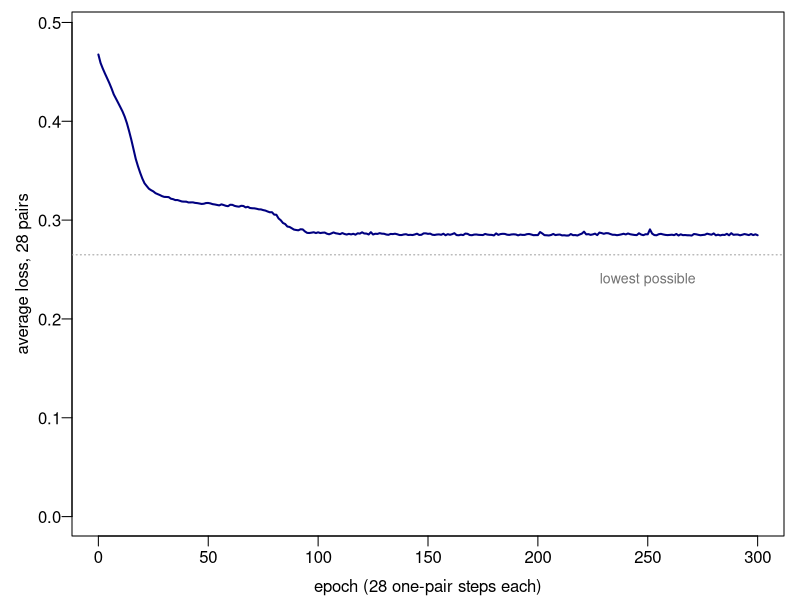
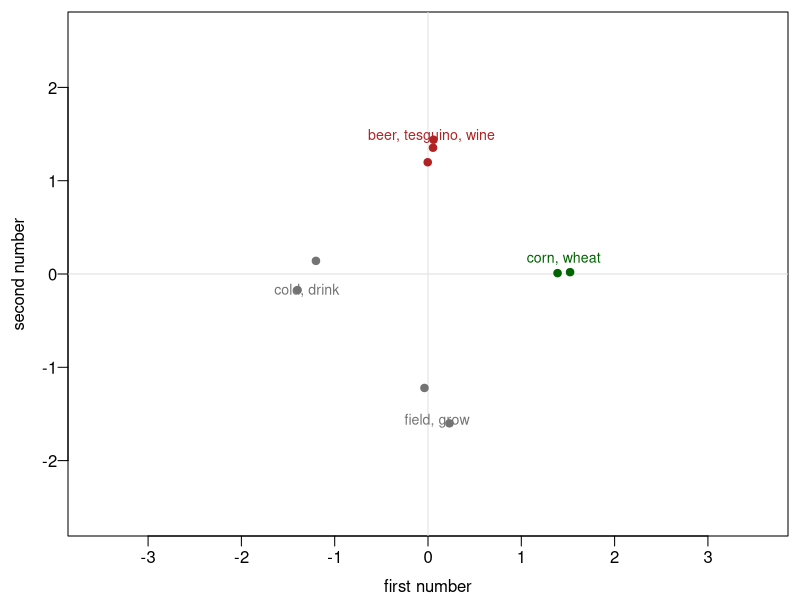

These charts were generated, in order, by the following R code:
## Week 12 -- language models by hand: a tiny word2vec (skip-gram) trained by stochastic gradient descent,
## and next-word prediction with a softmax (the last step of a GPT-style model). Hypothetical text.
## Every number on 'Word2Vec by Hand' and 'Generating Text by Hand' comes from here.
##   Rscript figs/w12_lang.R > figs/w12_lang.out   (run from the week folder)
## writes figs/w2v_toy.pdf, figs/w2v_loss.pdf

## ---- A. skip-gram on six three-word sentences, 2 numbers per word ------------------
sents <- list(c("drink", "beer", "cold"), c("drink", "wine", "cold"), c("drink", "tesguino", "cold"),
              c("drink", "wine", "red"), c("grow", "corn", "field"), c("grow", "wheat", "field"),
              c("grow", "corn", "yellow"))
vocab <- sort(unique(unlist(sents))); V <- length(vocab); id <- setNames(seq_len(V), vocab)
## training pairs: each word and every word next to it (window 1)
pairs <- do.call(rbind, lapply(sents, function(s) do.call(rbind, lapply(seq_along(s), function(i) {
  nb <- s[c(i - 1, i + 1)[c(i - 1, i + 1) >= 1 & c(i - 1, i + 1) <= length(s)]]
  cbind(w = id[s[i]], c = id[nb]) }))))
cat("A. vocabulary:", vocab, "; V =", V, "; training pairs:", nrow(pairs), "\n")
cat("pairs for tesguino:", vocab[pairs[pairs[, "w"] == id["tesguino"], "c"]], "\n")
K <- 2
set.seed(723)
U <- matrix(rnorm(V * K, 0, 0.5), V, K, dimnames = list(vocab, NULL))   # word vectors (input weights)
W <- matrix(rnorm(V * K, 0, 0.5), V, K, dimnames = list(vocab, NULL))   # context vectors (output weights)
U_start <- U; W_start <- W
softmax <- function(z) exp(z - max(z)) / sum(exp(z - max(z)))
## loss for one pair: 1/2 sum over the 11 words of (y_c - p_c)^2, y = 1 for the observed context word
sqloss <- function(p, c) { y <- numeric(V); y[c] <- 1; 0.5 * sum((y - p)^2) }
loss <- function() mean(apply(pairs, 1, function(r) sqloss(softmax(as.vector(W %*% U[r[1], ])), r[2])))
cat("loss before training (average over 28 pairs):", round(loss(), 3), "\n")
rho <- 0.5; lam <- 0.001                     # learning rate; weight decay
## one stochastic-gradient step on ONE pair (w, c)
step <- function(w, c, show = FALSE) {
  u <- U[w, ]; sc <- as.vector(W %*% u); p <- softmax(sc)
  y <- numeric(V); y[c] <- 1
  d <- p - y                                 # prediction minus observed, word by word
  gs <- p * (d - sum(d * p))                 # slope of the loss for each score (chain rule through the softmax)
  gu <- as.vector(t(W) %*% gs)               # slope for the word's vector u_w
  if (show) {
    cat(sprintf("\nA1. one step on the pair (%s, %s), learning rate %.1f\n", vocab[w], vocab[c], rho))
    cat("u_w =", round(u, 2), "\n")
    for (cc in c("drink", "cold", "corn")) cat(sprintf("  %-6s score = %5.2f  prob = %.3f  y = %d  1/2(y - p)^2 = %.3f\n",
      cc, sc[id[cc]], p[id[cc]], y[id[cc]], 0.5 * (y[id[cc]] - p[id[cc]])^2))
    cat("loss for the pair (sum over 11 words):", round(sqloss(p, c), 3), "\n")
  }
  U[w, ] <<- u - rho * (gu + lam * u)
  W <<- W - rho * (outer(gs, u) + lam * W)
  if (show) { p2 <- softmax(as.vector(W %*% U[w, ]))
    cat("new u_w =", round(U[w, ], 2), "; new prob", round(p2[c], 3), "; new loss", round(sqloss(p2, c), 3), "\n") }
}
step(id["tesguino"], id["drink"], show = TRUE)
U <- U_start; W <- W_start                   # undo the demonstration step
## training: 300 epochs; each epoch = the 28 pairs in a new random order, one step per pair
L <- loss()
for (ep in 1:300) { for (r in sample(nrow(pairs))) step(pairs[r, 1], pairs[r, 2]); L <- c(L, loss()) }
cat("\naverage loss over the 28 pairs after epoch 0, 1, 10, 50, 300:", round(L[c(1, 2, 11, 51, 301)], 3), "\n")
## the lowest possible average loss: each word's neighbours predicted at their observed shares
Lmin <- mean(apply(pairs, 1, function(r) { cw <- pairs[pairs[, 1] == r[1], 2]
  ph <- tabulate(cw, V) / length(cw); sqloss(ph, r[2]) }))
cat("lowest possible average loss:", round(Lmin, 3), "\n")
pdf("figs/w2v_loss.pdf", width = 4.2, height = 2.7, family = "Times")
par(mar = c(3.2, 3.6, 0.6, 0.8), mgp = c(2, 0.55, 0))
plot(0:300, L, type = "l", lwd = 2, col = "navy", las = 1, xlab = "epoch (28 one-pair steps each)",
     ylab = "average loss, 28 pairs", ylim = c(0, max(L) * 1.05))
abline(h = Lmin, col = "gray60", lty = 3); text(250, Lmin - 0.025, "lowest possible", col = "gray45", cex = 0.85)
dev.off()
cosine <- function(x, y) sum(x * y) / sqrt(sum(x^2) * sum(y^2))
cat("\nlearned word vectors u_w:\n"); print(round(U, 2))
for (pr in list(c("tesguino", "beer"), c("tesguino", "wine"), c("beer", "wine"), c("tesguino", "corn"), c("beer", "corn"), c("corn", "wheat")))
  cat("cosine", pr[1], "-", pr[2], round(cosine(U[pr[1], ], U[pr[2], ]), 2), "\n")
p_t <- softmax(as.vector(W %*% U["tesguino", ])); names(p_t) <- vocab
cat("Pr(neighbour | tesguino):\n"); print(round(sort(p_t, decreasing = TRUE), 2))

pdf("figs/w2v_toy.pdf", width = 3.6, height = 3.2, family = "Times")
par(mar = c(3.2, 3.4, 0.6, 0.6), mgp = c(2, 0.55, 0))
lim <- c(-2.6, 2.6)
plot(U, type = "n", xlim = lim, ylim = lim, las = 1, xlab = "first number", ylab = "second number", asp = 1)
abline(h = 0, v = 0, col = "gray88")
col <- setNames(ifelse(vocab %in% c("beer", "wine", "tesguino"), "firebrick",
              ifelse(vocab %in% c("corn", "wheat"), "darkgreen", "gray45")), vocab)
points(U, pch = 19, col = col)
## words within about 0.6 of each other share one label
grp <- cutree(hclust(dist(U)), h = 0.6)
for (g in unique(grp)) { w <- vocab[grp == g]; m <- colMeans(U[w, , drop = FALSE])
  text(m[1], m[2], paste(w, collapse = ", "), pos = if (m[2] > 0) 3 else 1, cex = 0.85, col = col[w[1]]) }
dev.off()

## ---- B. next-word prediction: scores -> softmax -> sample ----------------------------
cat("\nB. context: 'The survey asked parents about their' (hypothetical scores)\n")
sc <- c(children = 2.0, income = 1.5, school = 1.0, banana = -3.0)
for (Tt in c(1, 0.5, 2)) {
  p <- exp(sc / Tt) / sum(exp(sc / Tt))
  cat(sprintf("temperature %.1f: exp(score/T) %s; prob %s\n", Tt, paste(sprintf("%.2f", exp(sc / Tt)), collapse = " "),
              paste(sprintf("%.3f", p), collapse = " ")))
}
p1 <- exp(sc) / sum(exp(sc))
cat("loss if the true next word is 'income': -log", round(p1["income"], 3), "=", round(-log(p1["income"]), 3), "\n")

## ---- A2. reading the trained word2vec: scores and probabilities for tesguino -----------
cat("\nA2. output (context) vectors v_c:\n"); print(round(W[c("drink", "cold", "corn", "beer", "tesguino", "wine"), ], 2))
cat("cosine of OUTPUT vectors: beer-tesguino", round(cosine(W["beer", ], W["tesguino", ]), 2), "; beer-wine", round(cosine(W["beer", ], W["wine", ]), 2), "; beer-corn", round(cosine(W["beer", ], W["corn", ]), 2), "\n")
for (cw in c("drink", "cold", "corn")) cat(sprintf("score(tesguino, %s) = %.2f x %.2f + %.2f x %.2f = %.2f\n", cw,
  U["tesguino", 1], W[cw, 1], U["tesguino", 2], W[cw, 2], sum(U["tesguino", ] * W[cw, ])))
sc_t <- as.vector(W %*% U["tesguino", ]); names(sc_t) <- vocab
cat("sum over all 11 words of exp(score):", round(sum(exp(sc_t)), 2), "; Pr(drink | tesguino) =",
    round(exp(sc_t["drink"]) / sum(exp(sc_t)), 3), "\n")
## at the start: small random weights, every probability near 1/11
set.seed(723)
U0 <- U_start; W0 <- W_start
p0 <- softmax(as.vector(W0 %*% U0["tesguino", ])); names(p0) <- vocab
cat("start: u_tesguino =", round(U0["tesguino", ], 3), "; Pr(drink | tesguino) =", round(p0["drink"], 3),
    "(1/11 =", round(1 / 11, 3), "); -log =", round(-log(p0["drink"]), 3), "\n")
## one gradient step for the single pair (tesguino, drink): predicted minus observed
e <- p0; e["drink"] <- e["drink"] - 1
cat("one pair (tesguino, drink): predicted minus observed for drink", round(e["drink"], 3),
    "; for cold", round(e["cold"], 3), "\n")

## ---- C. attention, simplest form: compare with own word vectors, normalize, average -----
cat("\nC. simple attention with the word vectors themselves (hypothetical 2-number vectors)\n")
wv <- rbind(the = c(0, 0), river = c(2, 0), loan = c(0, 2), bank = c(0.5, 0.5))
simple <- function(words, who = "bank") {
  s <- as.vector(wv[words, ] %*% wv[who, ]); w <- exp(s) / sum(exp(s))
  cat(paste(words, collapse = " "), ": scores", round(s, 2), "; exp", round(exp(s), 2), "; weights", round(w, 2),
      "; new bank", round(colSums(w * wv[words, ]), 2), "\n")
}
simple(c("the", "river", "bank")); simple(c("the", "bank", "loan"))

## ---- D. BERT's training task: fill the blank (hypothetical scores) ---------------------
cat("\nD. 'The survey was [MASK] in 2022'\n")
sb <- c(conducted = 2.2, fielded = 1.8, cancelled = 0.5, eaten = -2.0)
pb <- exp(sb) / sum(exp(sb)); print(round(rbind(score = sb, exp = exp(sb), prob = pb), 3))
cat("sum exp", round(sum(exp(sb)), 2), "; loss if the hidden word was 'fielded': -log", round(pb["fielded"], 3), "=",
    round(-log(pb["fielded"]), 3), "\n")

## ---- E. GPT's training task: every word is a test question (hypothetical probabilities) --
cat("\nE. 'the survey asked parents about their children'\n")
toks <- c("the", "survey", "asked", "parents", "about", "their", "children")
pt <- c(0.01, 0.04, 0.08, 0.35, 0.60, 0.50)   # model's probability for the TRUE next word
for (i in 1:6) cat(sprintf("  context '%s' -> true next '%s': prob %.2f, -log %.2f\n",
                           paste(toks[1:i], collapse = " "), toks[i + 1], pt[i], -log(pt[i])))
cat("average loss", round(mean(-log(pt)), 3), "\n")
